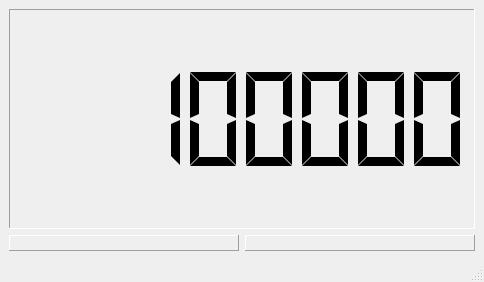
<?xml version="1.0" encoding="UTF-8"?>
<ui version="4.0">
 <class>MainWindow</class>
 <widget class="QMainWindow" name="MainWindow">
  <property name="geometry">
   <rect>
    <x>0</x>
    <y>0</y>
    <width>484</width>
    <height>282</height>
   </rect>
  </property>
  <property name="windowTitle">
   <string>MainWindow</string>
  </property>
  <property name="styleSheet">
   <string notr="true"/>
  </property>
  <property name="documentMode">
   <bool>true</bool>
  </property>
  <widget class="QWidget" name="centralwidget">
   <layout class="QVBoxLayout" name="verticalLayout">
    <item>
     <widget class="QLCDNumber" name="lcdNumber">
      <property name="frameShape">
       <enum>QFrame::Shape::Panel</enum>
      </property>
      <property name="frameShadow">
       <enum>QFrame::Shadow::Sunken</enum>
      </property>
      <property name="digitCount">
       <number>8</number>
      </property>
      <property name="segmentStyle">
       <enum>QLCDNumber::SegmentStyle::Flat</enum>
      </property>
      <property name="intValue" stdset="0">
       <number>99199199</number>
      </property>
     </widget>
    </item>
    <item>
     <layout class="QHBoxLayout" name="horizontalLayout">
      <item>
       <widget class="QLabel" name="lblRed">
        <property name="sizePolicy">
         <sizepolicy hsizetype="Preferred" vsizetype="Fixed">
          <horstretch>0</horstretch>
          <verstretch>0</verstretch>
         </sizepolicy>
        </property>
        <property name="frameShape">
         <enum>QFrame::Shape::Panel</enum>
        </property>
        <property name="frameShadow">
         <enum>QFrame::Shadow::Raised</enum>
        </property>
        <property name="text">
         <string/>
        </property>
       </widget>
      </item>
      <item>
       <widget class="QLabel" name="lblGreen">
        <property name="sizePolicy">
         <sizepolicy hsizetype="Preferred" vsizetype="Fixed">
          <horstretch>0</horstretch>
          <verstretch>0</verstretch>
         </sizepolicy>
        </property>
        <property name="frameShape">
         <enum>QFrame::Shape::Panel</enum>
        </property>
        <property name="frameShadow">
         <enum>QFrame::Shadow::Raised</enum>
        </property>
        <property name="text">
         <string/>
        </property>
       </widget>
      </item>
     </layout>
    </item>
   </layout>
  </widget>
  <widget class="QMenuBar" name="menubar">
   <property name="geometry">
    <rect>
     <x>0</x>
     <y>0</y>
     <width>484</width>
     <height>33</height>
    </rect>
   </property>
  </widget>
  <widget class="QStatusBar" name="statusbar"/>
 </widget>
 <resources/>
 <connections/>
</ui>
